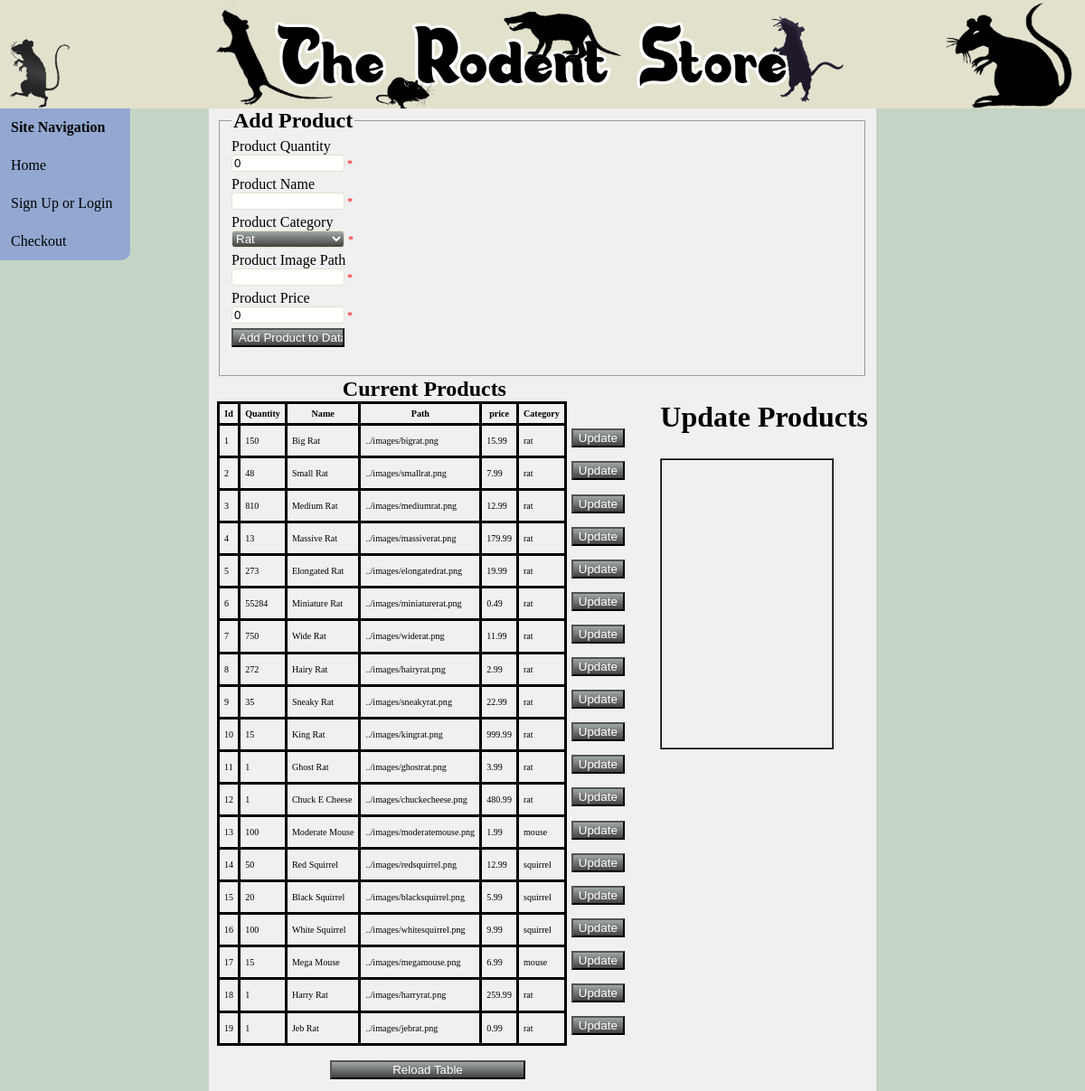
Page /inventorymanager.php on the earlier database version.
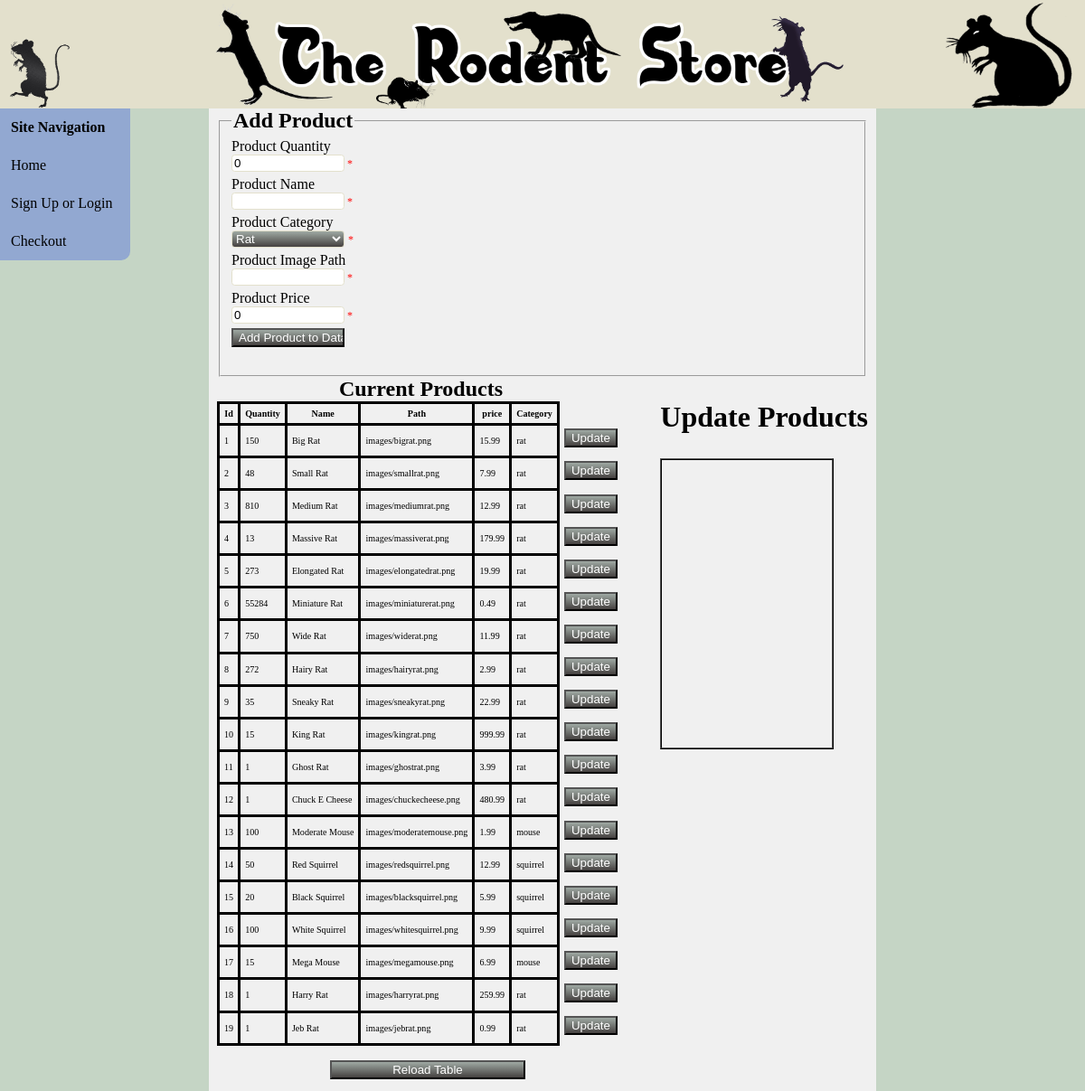
Same page on the later database version.
### tables this page shows
CREATE TABLE `entity_product` (
  `product_id` int(11) NOT NULL AUTO_INCREMENT,
  `product_quantity` int(11) DEFAULT '0',
  `product_name` varchar(50) NOT NULL,
  `product_img_path` varchar(255) DEFAULT 'default/image/path.png',
  `product_price` float DEFAULT '0',
  `product_category` varchar(20) DEFAULT NULL,
  PRIMARY KEY (`product_id`),
  UNIQUE KEY `product_name` (`product_name`),
  UNIQUE KEY `product_name_2` (`product_name`)
);

### phpScripts/inventoryScript.php (the view, shortened to what this page needs)
<?php
    $name = $img_path = $cat = "";
    $quantity = $price = 0;
    $server = "localhost";
    $username = "root";
    $password = "";
    $db = "storefront";
function createTable() {
    global $server, $username, $password, $db;
    $conn = connect($server, $username, $password, $db);
    $sql = "SELECT * FROM entity_product;";
    $result = $conn->query($sql);
    echo "<form action='updateproducts.php' method='post' target='editFrame' id='updateForm'>";
    echo "<table><tr><th>Id</th><th>Quantity</th><th>Name</th><th>Path</th><th>price</th><th>Category</th></tr>";
    echo "<caption>Current Products</caption>";
    while($row = $result->fetch_assoc()) {
        $id = $row["product_id"];
        echo "<tr>";
        echo "<td>" . $id . "</td><td>" . $row["product_quantity"]. "</td><td>" . $row["product_name"]. "</td><td>" . $row["product_img_path"] . "</td><td>" . $row["product_price"]. "</td><td>" . $row["product_category"] . "</td>";
        echo "<td class='noBorder'><input type='button' value='Update' onclick='(function() {edit($id);})()' /></td>";
        echo "</tr>";
    }
    echo "</table>";
    echo "</form>";
}
?>

### inventorymanager.php (shortened to what this page needs)
<DOCTYPE html>
<?php
    require_once('phpScripts/inventoryScript.php');
?>
<html lang="en-US">
<head>
    <link href="css/sitestyle.css" rel="stylesheet" type="text/css" />
</head>
<body>
    <header>
        <img src="images/ratbanner.png" alt="Rodent Store Banner" />
    </header>
    <nav>
        <ul>
            <li><p><strong>Site Navigation</strong></p></li>
            <li><a href="index.php">Home</a></li>
            <li><a href="login.php">Sign Up or Login</a></li>
            <li><a href="cart.php">Checkout</a></li>
        </ul>
    </nav>
    <div class="main">
        <section>
            <fieldset><legend>Add Product</legend>
                <form method="post" action=<?php echo htmlspecialchars($_SERVER["PHP_SELF"]);?>>
                    <label>Product Quantity</label><br/>
                    <input type="number" min="0" name="product_quantity" value="<?php echo $quantity;?>" /><span class="err"> *<?php echo $quantityErr?></span><br/>
                    <label>Product Name</label><br/>
                    <input type="text" name="product_name" value="<?php echo $name;?>" /><span class="err"> *<?php echo $nameErr?></span><br/>
                    <label>Product Category</label><br/>
                    <select name="product_category">
                        <option value="rat"  <?php if($cat == 'rat') echo 'selected';?> >Rat</option>
                    </select>
                    <span class="err"> *<?php echo $catErr?></span><br/>
                    <label>Product Image Path</label><br/>
                    <input type="text" name="product_img_path" value="<?php echo $img_path;?>" /><span class="err"> *<?php echo $img_pathErr?></span><br/>
                    <label>Product Price</label><br/>
                    <input type="number" step="0.01" min="0" name="product_price" value="<?php echo $price;?>" /><span class="err"> *<?php echo $priceErr?></span><br/>
                    <input type="submit" value="Add Product to Database" />
                </form>
            </fieldset>
        </section>
        <section>
            <div id="updateProd">
                <h2 class="center">Update Products</h2>
                <iframe name="editFrame" src="about:blank"></iframe>
            </div>
            <div>
                <?php
                    createTable();
                ?>
                <input id="reload" type="button" class="center" value="Reload Table" onclick="window.location.href=window.location.href;"/>
            </div>
        </section>
    </div>
</body>
</html>

### css/sitestyle.css (style rules this page uses)
html { margin: 0; padding: 0; }
body { background-color: #c5d5c5; margin: 0; padding: 0; }
header { background-color: #e3e0cc; margin: 0; }
header img { width: 100%; height: 10vw; margin: 0; padding: 0; }
nav { float: left; position: sticky; top: 0; }
table { border-collapse: collapse; }
td, th { font-size: 0.84vw; border: 3px solid black; padding: 0.42vw; }
iframe { height: 39.81vh; width: 15.63vw; border: 0.21vw solid black; border-style: ridge; }
legend { font-size: 1.5em; font-weight: bold; }
caption { font-size: 1.5em; font-weight: bold; }
h2 { font-size: 2em; }
input, select { margin-top: 0; margin-bottom: 0.42vw; }
input[type="submit"], [type="button"], select { background-image: linear-gradient(#9fa9a3, #454140); color: white; }
input[type="text"], [type="password"], [type="number"], select { border: 0.105vw solid #e3e0cc; border-radius: 0.3vw; width: 10.417vw; }
fieldset input[type="submit"] { width: 10.417vw; }
option { color: black; }
ul { margin: 0; padding: 0; list-style-type: none; }
nav ul { background-color: #92a8d1; border-bottom-right-radius: 10px; }
nav ul li a, nav ul li p { display: block; width: 10vw; text-decoration: none; color: black; padding: 1vw; }
li p { margin: 0; }
#updateProd { float: right; position: sticky; top: 0; }
#reload { width: 30%; position: relative; left: 10.417vw; }
.main { width: 60vw; min-height: 80vh; margin: 0 auto; background-color: #f0f0f0; padding: 0.729vw; padding-top: 0; }
.err { color: red; font-size: 0.75em; }
.noBorder { border: none; }
.center { text-align: center; }

Differences in the rows shown:
changed entity_product "Big Rat": product_img_path "../images/bigrat.png" → "images/bigrat.png"
changed entity_product "Small Rat": product_img_path "../images/smallrat.png" → "images/smallrat.png"
changed entity_product "Medium Rat": product_img_path "../images/mediumrat.png" → "images/mediumrat.png"
changed entity_product "Massive Rat": product_img_path "../images/massiverat.png" → "images/massiverat.png"
changed entity_product "Elongated Rat": product_img_path "../images/elongatedrat.png" → "images/elongatedrat.png"
changed entity_product "Miniature Rat": product_img_path "../images/miniaturerat.png" → "images/miniaturerat.png"
changed entity_product "Wide Rat": product_img_path "../images/widerat.png" → "images/widerat.png"
changed entity_product "Hairy Rat": product_img_path "../images/hairyrat.png" → "images/hairyrat.png"
changed entity_product "Sneaky Rat": product_img_path "../images/sneakyrat.png" → "images/sneakyrat.png"
changed entity_product "King Rat": product_img_path "../images/kingrat.png" → "images/kingrat.png"
changed entity_product "Ghost Rat": product_img_path "../images/ghostrat.png" → "images/ghostrat.png"
changed entity_product "Chuck E Cheese": product_img_path "../images/chuckecheese.png" → "images/chuckecheese.png"
changed entity_product "Moderate Mouse": product_img_path "../images/moderatemouse.png" → "images/moderatemouse.png"
changed entity_product "Red Squirrel": product_img_path "../images/redsquirrel.png" → "images/redsquirrel.png"
changed entity_product "Black Squirrel": product_img_path "../images/blacksquirrel.png" → "images/blacksquirrel.png"
changed entity_product "White Squirrel": product_img_path "../images/whitesquirrel.png" → "images/whitesquirrel.png"
changed entity_product "Mega Mouse": product_img_path "../images/megamouse.png" → "images/megamouse.png"
changed entity_product "Harry Rat": product_img_path "../images/harryrat.png" → "images/harryrat.png"
changed entity_product "Jeb Rat": product_img_path "../images/jebrat.png" → "images/jebrat.png"
